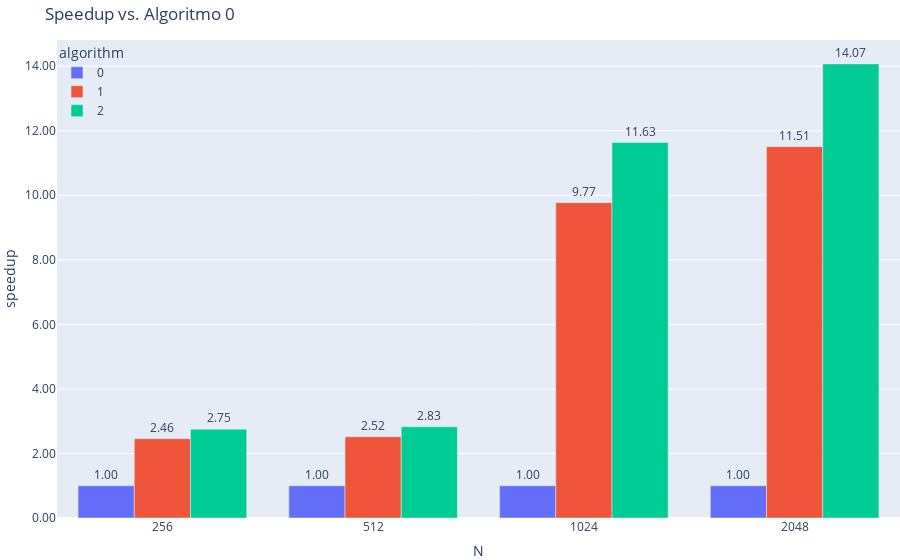
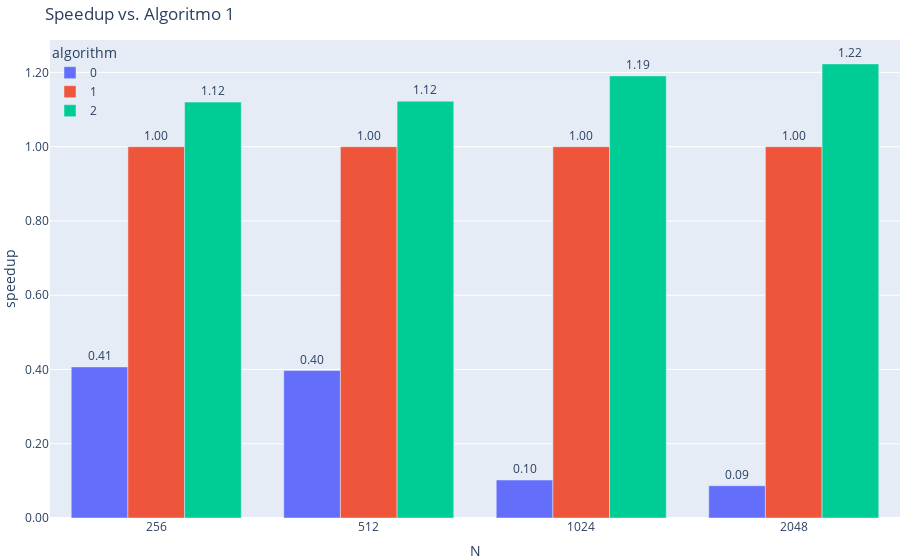

The cell these charts' notebook holds for them, in order:
### Code cell
for b in range(2):
    fig = px.bar(res, x='N', y=f'speedup{b}',
        color='algorithm', barmode='group', text_auto=True,
        title=f'Speedup vs. Algoritmo {b}')
    fig.update_yaxes(title='speedup')
    fig.update_traces(textposition='outside')
    fig.update_layout(yaxis_tickformat='.2f',
        margin=dict(l=0, r=0, t=40, b=0),
        legend_x=0,
        legend_bgcolor='rgba(0,0,0,0)')
    fig.write_image(out+f'speedup{b}.png', scale=2)
    fig.show()

### Figure 1 — Plotly figure (JSON) as saved in the notebook; plotly's stock layout.template omitted (floating-point values rounded to 4 significant figures)
{"data": [{"alignmentgroup": "True", "hovertemplate": "algorithm=0<br>N=%{x}<br>speedup0=%{y}<extra></extra>", "legendgroup": "0", "marker": {"color": "#636efa", "pattern": {"shape": ""}}, "name": "0", "offsetgroup": "0", "orientation": "v", "showlegend": true, "textposition": "outside", "texttemplate": "%{y}", "type": "bar", "x": ["256", "512", "1024", "2048"], "xaxis": "x", "y": [1, 1, 1, 1], "yaxis": "y"}, {"alignmentgroup": "True", "hovertemplate": "algorithm=1<br>N=%{x}<br>speedup0=%{y}<extra></extra>", "legendgroup": "1", "marker": {"color": "#EF553B", "pattern": {"shape": ""}}, "name": "1", "offsetgroup": "1", "orientation": "v", "showlegend": true, "textposition": "outside", "texttemplate": "%{y}", "type": "bar", "x": ["256", "512", "1024", "2048"], "xaxis": "x", "y": [2.457, 2.518, 9.772, 11.51], "yaxis": "y"}, {"alignmentgroup": "True", "hovertemplate": "algorithm=2<br>N=%{x}<br>speedup0=%{y}<extra></extra>", "legendgroup": "2", "marker": {"color": "#00cc96", "pattern": {"shape": ""}}, "name": "2", "offsetgroup": "2", "orientation": "v", "showlegend": true, "textposition": "outside", "texttemplate": "%{y}", "type": "bar", "x": ["256", "512", "1024", "2048"], "xaxis": "x", "y": [2.753, 2.827, 11.63, 14.07], "yaxis": "y"}], "layout": {"barmode": "group", "legend": {"bgcolor": "rgba(0,0,0,0)", "title": {"text": "algorithm"}, "tracegroupgap": 0, "x": 0}, "margin": {"b": 0, "l": 0, "r": 0, "t": 40}, "title": {"text": "Speedup vs. Algoritmo 0"}, "xaxis": {"anchor": "y", "domain": [0, 1], "title": {"text": "N"}}, "yaxis": {"anchor": "x", "domain": [0, 1], "tickformat": ".2f", "title": {"text": "speedup"}}}}

### Figure 2 — Plotly figure (JSON) as saved in the notebook; plotly's stock layout.template omitted (floating-point values rounded to 4 significant figures)
{"data": [{"alignmentgroup": "True", "hovertemplate": "algorithm=0<br>N=%{x}<br>speedup1=%{y}<extra></extra>", "legendgroup": "0", "marker": {"color": "#636efa", "pattern": {"shape": ""}}, "name": "0", "offsetgroup": "0", "orientation": "v", "showlegend": true, "textposition": "outside", "texttemplate": "%{y}", "type": "bar", "x": ["256", "512", "1024", "2048"], "xaxis": "x", "y": [0.4069, 0.3971, 0.1023, 0.08691], "yaxis": "y"}, {"alignmentgroup": "True", "hovertemplate": "algorithm=1<br>N=%{x}<br>speedup1=%{y}<extra></extra>", "legendgroup": "1", "marker": {"color": "#EF553B", "pattern": {"shape": ""}}, "name": "1", "offsetgroup": "1", "orientation": "v", "showlegend": true, "textposition": "outside", "texttemplate": "%{y}", "type": "bar", "x": ["256", "512", "1024", "2048"], "xaxis": "x", "y": [1, 1, 1, 1], "yaxis": "y"}, {"alignmentgroup": "True", "hovertemplate": "algorithm=2<br>N=%{x}<br>speedup1=%{y}<extra></extra>", "legendgroup": "2", "marker": {"color": "#00cc96", "pattern": {"shape": ""}}, "name": "2", "offsetgroup": "2", "orientation": "v", "showlegend": true, "textposition": "outside", "texttemplate": "%{y}", "type": "bar", "x": ["256", "512", "1024", "2048"], "xaxis": "x", "y": [1.12, 1.123, 1.191, 1.223], "yaxis": "y"}], "layout": {"barmode": "group", "legend": {"bgcolor": "rgba(0,0,0,0)", "title": {"text": "algorithm"}, "tracegroupgap": 0, "x": 0}, "margin": {"b": 0, "l": 0, "r": 0, "t": 40}, "title": {"text": "Speedup vs. Algoritmo 1"}, "xaxis": {"anchor": "y", "domain": [0, 1], "title": {"text": "N"}}, "yaxis": {"anchor": "x", "domain": [0, 1], "tickformat": ".2f", "title": {"text": "speedup"}}}}
